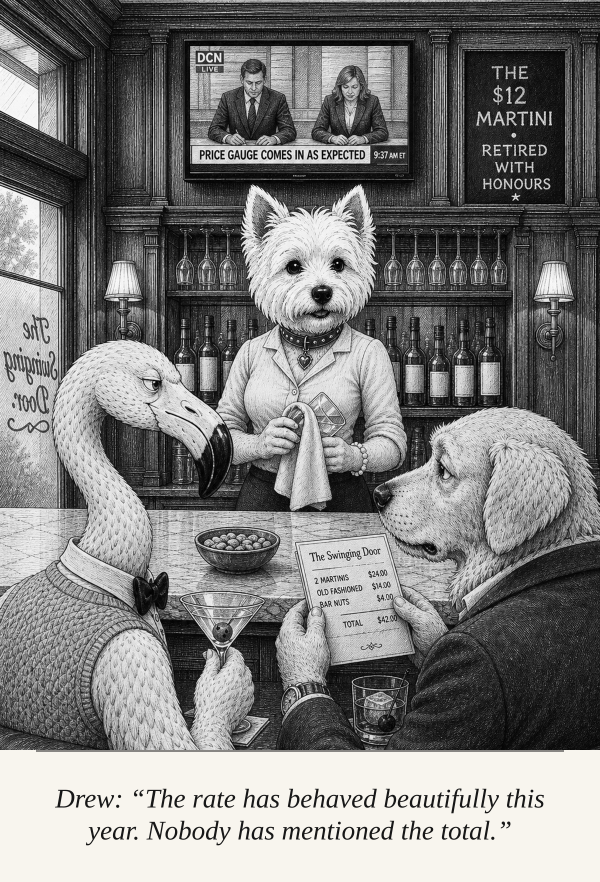
#> input picture canon/showcase-retired/sc12-permanent-receipt.png, 1200 x 1764 px, found by its file name (shown at 1/2 size)
$ python make-abby-picture1-round3.py
#> lines starting #> are read from the running program, lines starting #| are printed output that depends on the picture; pictures that were not available may be replaced by others from this repository, and a replacement may not be noted
"""ABBY ROUND 3 - PICTURE 1 IS A FULL PLATE, NOT A CROP OF ABBY.

Rounds 1 and 2 sent qwen-image-edit a BUST as Picture 1 (the trio.png head crop,
then the sc04 head-to-hands crop). qwen-image-edit copies Picture 1's STAGING, so
a bust came back as a bust: 6 of 6 round-2 renders were portraits on bare paper
while the prompt was asking for the counter, both hands and the towel.

This builds Picture 1 from the WHOLE ART FIELD of the published, Rick-accepted
strip canon/showcase-retired/sc12-permanent-receipt.png - the caption band cut
off at y=1498 (measured: every row from 1500 down is a flat 245) - resized to the
house 4:5 shape, 1344x1680. That plate already IS the construction the judges
asked for: Abby standing on the far service side behind the marble with both
hands at her work, the counter crossing her at the waist, Drew and Barclay seated
and rendered on the near side, the back bar and sconces behind her.
"""
from PIL import Image
from pathlib import Path

ROUND = Path("C:/Users/admin/AppData/Local/Temp/claude/Z--ImageGenerator/"
             "7e90a839-5703-42df-8007-3e3f206ae0ae/scratchpad/cast-studies/abby/round-3")

# (a) the judges' plate: the published strip, caption band cut at y=1498 (every
#     row from 1500 down measures a flat 245). BUILT AND TESTED at seed 55 - and
#     it LOSES on lettering: sc12 carries a chyron, a lettered slate and a
#     lettered receipt, and at cfg 1 the model copied all three and then invented
#     more, which INSPECTION.md check 17 calls fatal. Kept as the filed evidence.
SC12 = Path("Z:/ImageGenerator/Cartoon/canon/showcase-retired/sc12-permanent-receipt.png")
SC12_OUT = ROUND / "abby-picture1-sc12-plate.png"
ART_BOTTOM = 1498

# (b) THE ONE THAT SHIPS. canon/plates/trio.png is the APPROVED BLANK PLATE and
#     it is the same construction the judges described - Abby standing at the far
#     service side with both hands at her work, the counter across her waist,
#     Drew seated frame-left and Barclay frame-right on the near side - with the
#     screen already off, the slate already wiped, every bottle label already
#     blank and NO receipt. Its only lettering is the mirrored window name, which
#     is the one piece of lettering the fence licenses. Cut to the house 4:5:
#     x 60..1140 keeps the mirrored window, y 20..1370 cuts the chair backs off
#     the bottom so the picture ends at the marble as THE STAGE requires.
TRIO = Path("Z:/ImageGenerator/Cartoon/canon/plates/trio.png")
TRIO_BOX = (60, 20, 1140, 1370)          # 1080x1350 = a true 4:5
TRIO_OUT = ROUND / "abby-picture1-trio-plate.png"


def main() -> None:
    ROUND.mkdir(parents=True, exist_ok=True)
    im = Image.open(SC12).convert("L").crop((0, 0, 1200, ART_BOTTOM)).resize((1344, 1680), Image.LANCZOS)
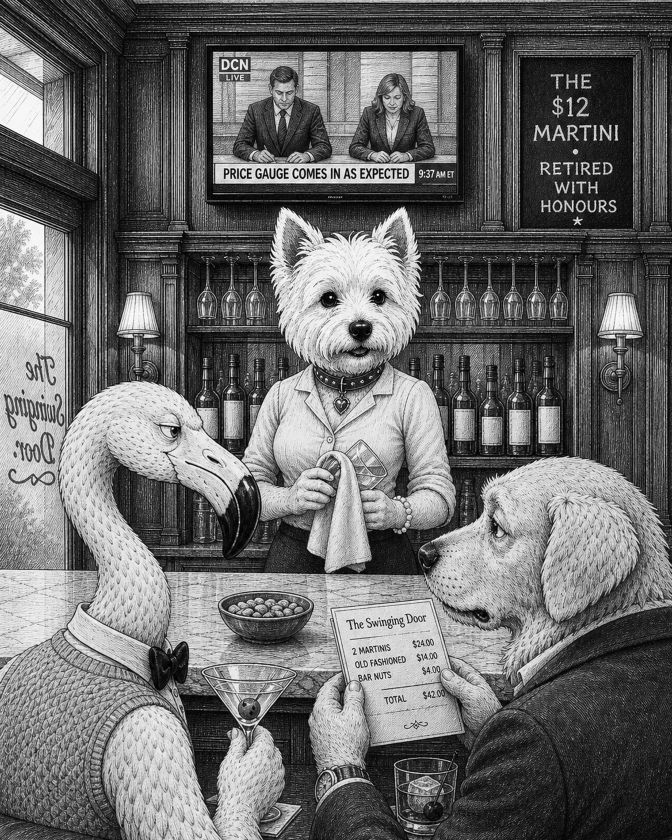
#> im: PIL image 1344x1680 L (shown at 1/2 size); min 0, max 255, mean 107.6
    im.save(SC12_OUT)
    print(f"{SC12_OUT}  {im.size}")
#| C:/Users/admin/AppData/Local/Temp/claude/Z--ImageGenerator/7e90a839-5703-42df-8007-3e3f206ae0ae/scratchpad/cast-studies/abby/round-3/abby-picture1-sc12-plate.png  (1344, 1680)
    im = Image.open(TRIO).convert("L").crop(TRIO_BOX).resize((1344, 1680), Image.LANCZOS)
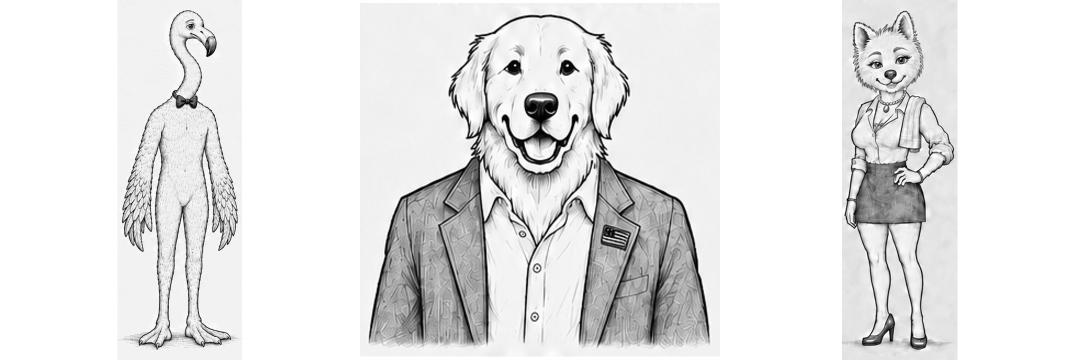
#> input picture scripts/training/variant-refs/trio.jpg, 2160 x 720 px, given in place of trio.png, which was not available (shown at 1/2 size)
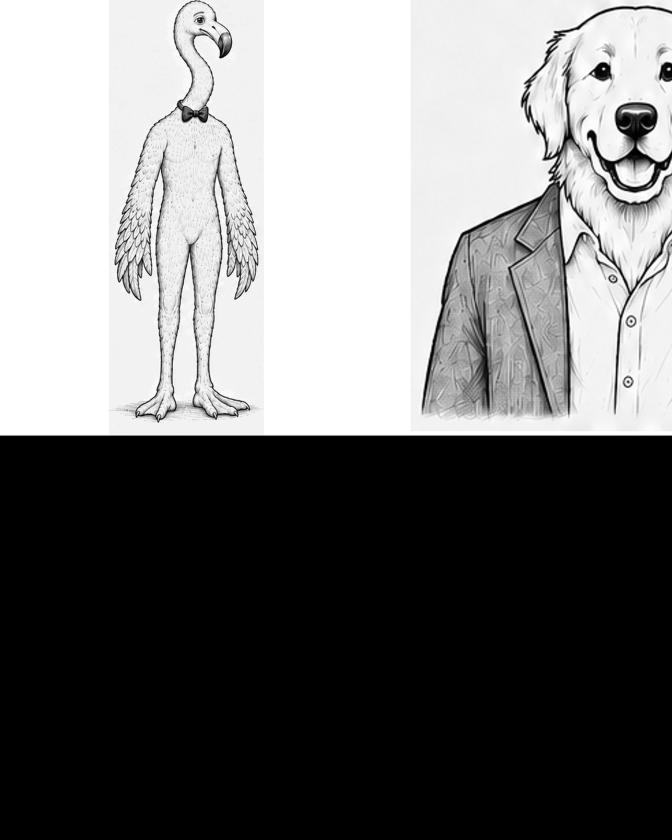
#> im: PIL image 1344x1680 L (shown at 1/2 size); min 0, max 255, mean 118.1
    im.save(TRIO_OUT)
    print(f"{TRIO_OUT}  {im.size}")
#| C:/Users/admin/AppData/Local/Temp/claude/Z--ImageGenerator/7e90a839-5703-42df-8007-3e3f206ae0ae/scratchpad/cast-studies/abby/round-3/abby-picture1-trio-plate.png  (1344, 1680)

if __name__ == "__main__":
    main()
